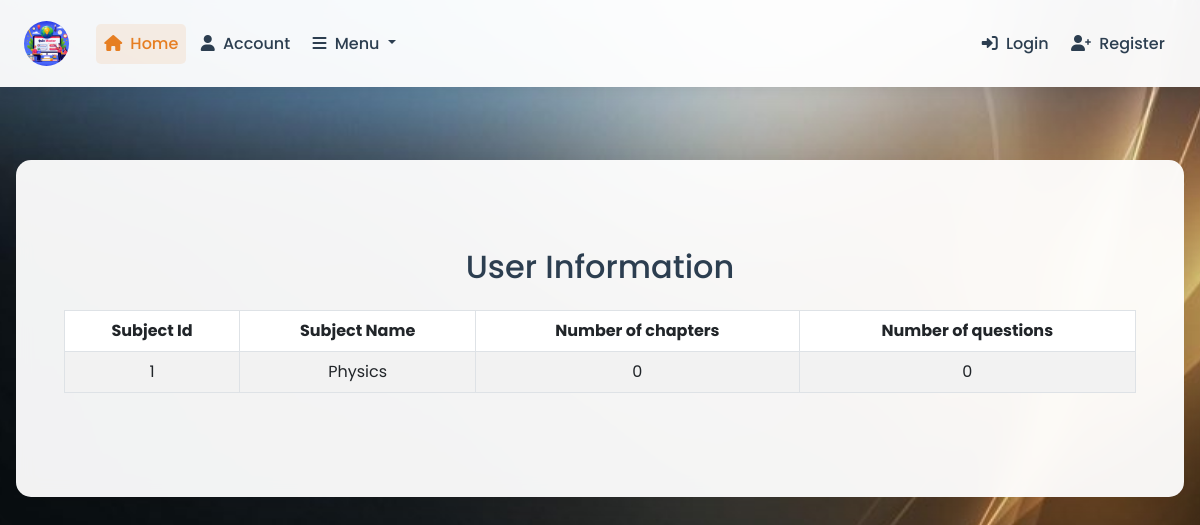
/subjects/1, run on an earlier commit of the app's database.
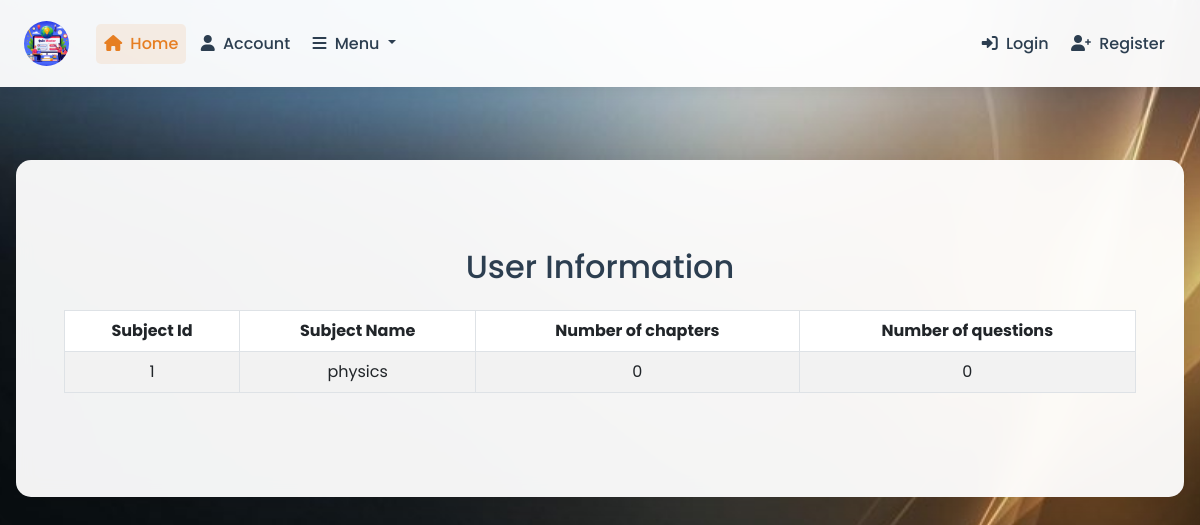
And on a later commit of the database.
### App/models.py (models this page shows, shortened)
class Subjects(db.Model):
    id = db.Column(db.Integer, primary_key=True)
    name = db.Column(db.String(20), nullable=False)
    no_of_chapters = db.Column(db.Integer, nullable=False, default=0)
    no_of_questions = db.Column(db.Integer, nullable=False, default=0)
    chapters = db.relationship('Chapters', backref='subject', lazy=True)
    questions = db.relationship('Questions', backref='subject', lazy=True)

### App/routes.py (the view)
@app.route('/subjects/<int:sub_id>')
def subject_info(sub_id):
    sub = Subjects.query.get_or_404(sub_id)
    return render_template('Subject_Info.html', title = sub.name, sub=sub)

### App/templates/Subject_Info.html
{% extends "layout.html" %}
{% block content %}
<div class="container my-4">
    <h2 class="text-center mb-4">User Information</h2>
    <diV>
    <table class="table table-bordered table-striped table-hover text-center">
        <thead class="thead-dark">
            <tr>
                <th>Subject Id</th>
                <th>Subject Name</th>
                <th>Number of chapters</th>
                <th>Number of questions</th>
            </tr>
        </thead>
        <tbody>
            <tr>
                <td>{{ sub.id }}</td>
                <td>{{ sub.name }}</td>
                <td>{{ sub.no_of_chapters }}</td>
                <td>{{ sub.no_of_questions }}</td>
            </tr>
        </tbody>
    </table>
    </diV>
</div>
{% endblock content %}

What changed in the data, as far as the page shows it:
changed Subjects id 1: name "Physics" → "physics"
